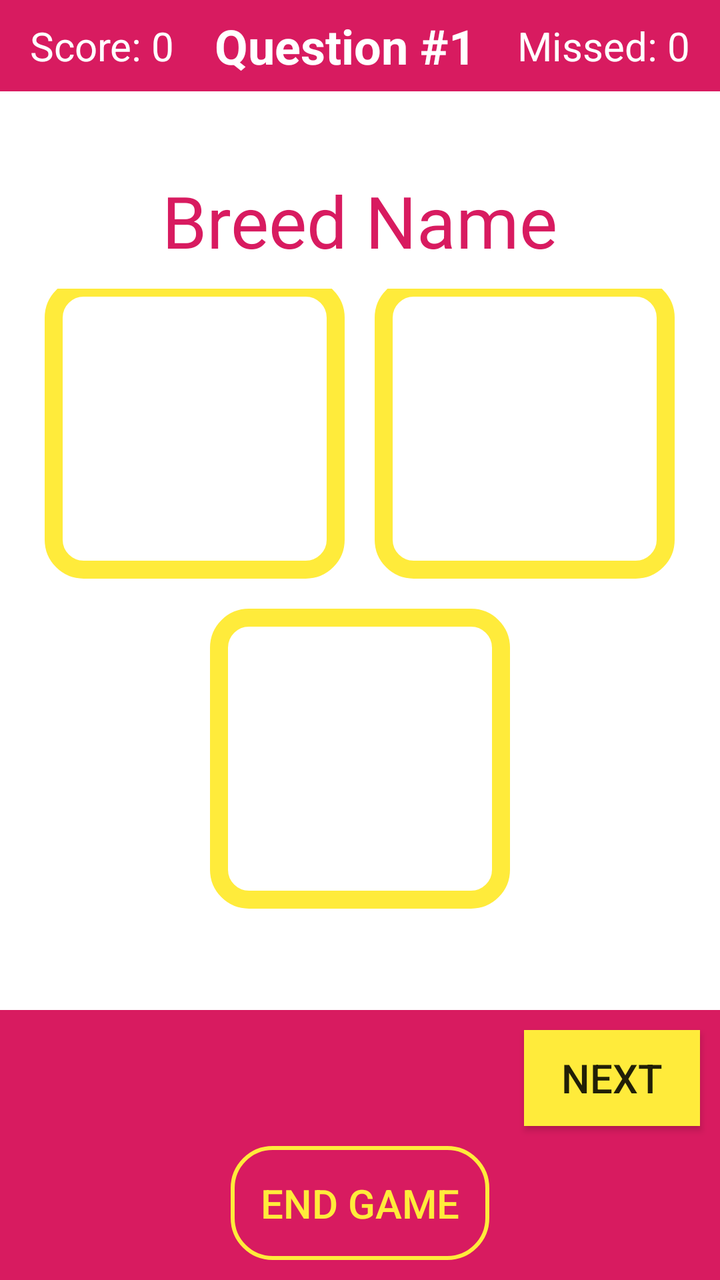
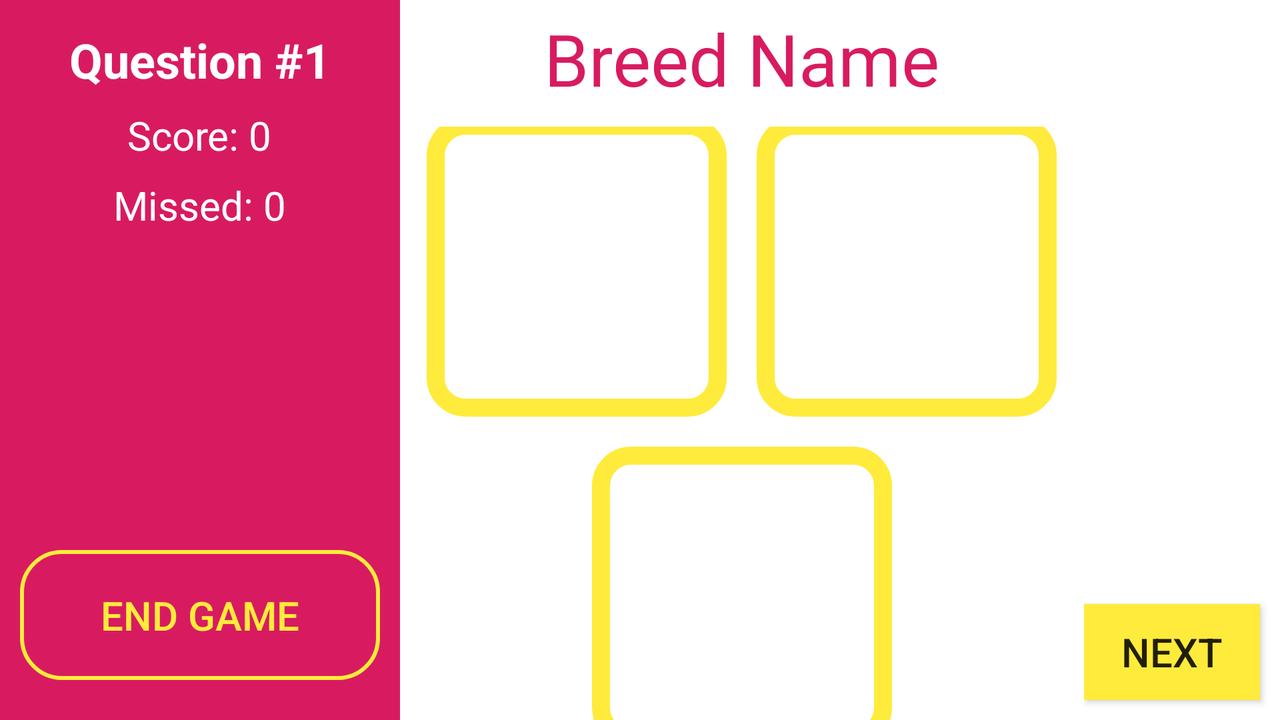

Compare how this app lays out the same screen by default and in its alternative resource folder. The renders come first, then the two layout files and the values they reference.
<!-- AndroidManifest.xml: application theme AppTheme.NoActionBar -->
<!-- res/layout/activity_guess_dog.xml -->
<?xml version="1.0" encoding="utf-8"?>

<LinearLayout xmlns:android="http://schemas.android.com/apk/res/android"
    xmlns:app="http://schemas.android.com/apk/res-auto"
    xmlns:tools="http://schemas.android.com/tools"
    android:layout_width="match_parent"
    android:layout_height="match_parent"
    android:background="@color/colorAccent"
    android:orientation="vertical"
    tools:context=".GuessDog">

    <LinearLayout
        android:layout_width="match_parent"
        android:layout_height="wrap_content"
        android:layout_weight="1"
        android:background="@color/colorAccent"
        android:orientation="horizontal"
        android:padding="5dp">


        <TextView
            android:id="@+id/score_lable"
            android:layout_width="wrap_content"
            android:layout_height="wrap_content"
            android:layout_gravity="center"
            android:layout_weight="1"
            android:gravity="center"
            android:text="@string/score_lable"
            android:textColor="@color/white"
            android:textSize="20sp" />

        <TextView
            android:id="@+id/q_number"
            android:layout_width="wrap_content"
            android:layout_height="wrap_content"
            android:textStyle="bold"
            android:layout_gravity="center"
            android:layout_weight="1"
            android:gravity="center"
            android:text="@string/question_number"
            android:textColor="@color/white"
            android:textSize="24sp" />


        <TextView
            android:id="@+id/missed_lable"
            android:layout_width="wrap_content"
            android:layout_height="wrap_content"
            android:layout_gravity="center"
            android:layout_weight="1"
            android:gravity="center"
            android:text="@string/missed_lable"
            android:textColor="@color/white"
            android:textSize="20sp" />


    </LinearLayout>

    <LinearLayout
        android:layout_width="match_parent"
        android:layout_height="wrap_content"
        android:layout_weight="1"
        android:background="@color/white"
        android:orientation="vertical">

        <TextView
            android:id="@+id/timer"
            android:layout_width="wrap_content"
            android:layout_height="wrap_content"
            android:layout_gravity="center"
            android:gravity="center"
            android:textSize="30sp" />


        <TextView
            android:id="@+id/breedNameQuest"
            android:layout_width="wrap_content"
            android:layout_height="wrap_content"
            android:layout_gravity="center"
            android:text="Breed Name"
            android:textColor="@color/colorAccent"
            android:textSize="36sp" />


        <LinearLayout
            android:layout_width="match_parent"
            android:layout_height="wrap_content"
            android:layout_marginTop="10dp"
            android:gravity="center_horizontal"
            android:orientation="horizontal">


            <ImageView
                android:id="@+id/img1"
                android:layout_width="150dp"
                android:padding="14dp"
                android:cropToPadding="true"
                android:layout_height="150dp"
                android:layout_gravity="center"
                android:layout_marginEnd="15dp"
                android:layout_marginRight="15dp"
                android:layout_marginBottom="10dp"
                android:background="@drawable/image_border5"
                android:onClick="onImageClick"
                android:scaleType="centerCrop"
                app:srcCompat="@mipmap/ic_launcher" />

            <ImageView
                android:id="@+id/img2"
                android:padding="14dp"
                android:cropToPadding="true"
                android:layout_width="150dp"
                android:layout_height="150dp"
                android:layout_gravity="center"
                android:layout_marginBottom="10dp"
                android:background="@drawable/image_border5"
                android:onClick="onImageClick"
                android:scaleType="centerCrop"
                app:srcCompat="@mipmap/ic_launcher" />

        </LinearLayout>


        <ImageView
            android:id="@+id/img3"
            android:padding="14dp"
            android:cropToPadding="true"
            android:layout_width="150dp"
            android:layout_height="150dp"
            android:layout_gravity="center"
            android:background="@drawable/image_border5"
            android:onClick="onImageClick"
            android:scaleType="centerCrop"
            app:srcCompat="@mipmap/ic_launcher" />

        <TextView
            android:padding="5dp"
            android:id="@+id/status_text"
            android:layout_width="wrap_content"
            android:layout_height="wrap_content"
            android:layout_gravity="center"
            android:layout_marginTop="5dp"
            android:textColor="#252222"
            android:textColorHint="#00FFFFFF"
            android:textColorLink="#2FFFFFFF"
            android:textSize="24sp"
            android:textStyle="bold"
            app:fontFamily="sans-serif" />

    </LinearLayout>


    <Button
        android:id="@+id/submit_btn"
        android:layout_width="wrap_content"
        android:layout_height="wrap_content"
        android:layout_gravity="end"
        android:layout_marginTop="10dp"
        android:layout_marginEnd="10dp"
        android:layout_marginRight="10dp"
        android:background="@color/yellow"
        android:text="Next"
        android:textSize="20sp" />


    <Button
        android:id="@+id/endgame2"
        android:layout_width="wrap_content"
        android:layout_height="wrap_content"
        android:layout_gravity="center"
        android:layout_marginTop="10dp"
        android:layout_marginBottom="10dp"
        android:background="@drawable/buttonstyle2"
        android:text="end game"
        android:textColor="@color/yellow"
        android:textSize="20sp"
        android:visibility="visible" />

</LinearLayout>
<!-- resources referenced by this layout -->
<resources>
  <color name="colorAccent">#D81B60</color>
  <color name="white">#FFFFFF</color>
  <color name="yellow">#FFEB3B</color>
  <!-- drawable buttonstyle2 (drawable) -->
  <?xml version="1.0" encoding="utf-8"?>
  
  <shape xmlns:android="http://schemas.android.com/apk/res/android">
  <stroke android:width="2dp" android:color="@color/yellow"/>
      <corners android:radius="20dp"/>
      <padding android:bottom="15dp" android:left="15dp" android:right="15dp" android:top="15dp"/>
  </shape>
  <!-- drawable image_border5 (drawable) -->
  <?xml version="1.0" encoding="utf-8"?>
  
  <shape xmlns:android="http://schemas.android.com/apk/res/android">
      <stroke
          android:width="9sp"
          android:color="@color/yellow"
          />
  
      <padding
          android:left="9sp"
          android:top="9sp"
          android:right="9sp"
          android:bottom="9sp"
          />
  
      <corners
          android:topLeftRadius="15sp"
          android:bottomLeftRadius="15sp"
          android:topRightRadius="15sp"
          android:bottomRightRadius="15sp"
          />
  
  </shape>
  <string name="missed_lable">Missed: 0</string>
  <string name="question_number">Question #1</string>
  <string name="score_lable">Score: 0</string>
  <style name="AppTheme.NoActionBar">
          <item name="windowActionBar">false</item>
          <item name="windowNoTitle">true</item>
          <item name="android:spinnerDropDownItemStyle">@style/mySpinnerItemStyle</item>
  
      </style>
  <style name="mySpinnerItemStyle" parent="@style/Widget.AppCompat.DropDownItem.Spinner">
          <item name="android:textSize">50dp</item>
          <item name="android:textColor">@color/colorPrimary</item>
      </style>
  <color name="colorPrimary">#008577</color>
</resources>
<!-- res/layout-land/activity_guess_dog.xml (the repository's variant of the layout above) -->
<!-- drawn on the phone turned sideways -->
<?xml version="1.0" encoding="utf-8"?>
<LinearLayout xmlns:android="http://schemas.android.com/apk/res/android"
    xmlns:app="http://schemas.android.com/apk/res-auto"
    xmlns:tools="http://schemas.android.com/tools"
    android:layout_width="match_parent"
    android:layout_height="match_parent"
    android:background="@color/colorAccent"
    android:orientation="horizontal"
    tools:context=".GuessDog">

    <LinearLayout
        android:layout_width="200dp"
        android:layout_height="match_parent"
        android:background="@color/colorAccent"
        android:orientation="vertical"
        android:layout_gravity="center_vertical"
        android:padding="10dp">




        <TextView
            android:layout_weight="1"
            android:id="@+id/q_number"
            android:layout_width="wrap_content"
            android:layout_height="wrap_content"
            android:layout_gravity="center"
            android:gravity="center"
            android:text="@string/question_number"
            android:textColor="@color/white"
            android:textStyle="bold"
            android:textSize="24sp" />



        <TextView
            android:layout_weight="1"
            android:id="@+id/score_lable"
            android:layout_width="wrap_content"
            android:layout_height="wrap_content"
            android:layout_gravity="center"
            android:gravity="center"
            android:text="@string/score_lable"
            android:textColor="@color/white"
            android:textSize="20sp" />


        <TextView
            android:layout_weight="1"
            android:id="@+id/missed_lable"
            android:layout_width="wrap_content"
            android:layout_height="wrap_content"
            android:layout_gravity="center"
            android:gravity="center"
            android:text="@string/missed_lable"
            android:textColor="@color/white"
            android:textSize="20sp" />
        <TextView
            android:layout_weight="1"
            android:padding="5dp"
            android:id="@+id/status_text"
            android:layout_width="wrap_content"
            android:layout_height="wrap_content"
            android:layout_gravity="center"
            android:textColor="#252222"
            android:shadowColor="#000"
            android:shadowRadius="5"
            android:shadowDx="5"
            android:shadowDy="5"
            android:textSize="24sp"
            android:textStyle="bold"
            app:fontFamily="sans-serif" />

        <TextView
            android:layout_weight="1"
            android:padding="10dp"
            android:textColor="@color/white"
            android:id="@+id/timer"
            android:layout_width="wrap_content"
            android:layout_height="wrap_content"
            android:layout_gravity="center"
            android:gravity="center"
            android:textSize="50sp" />




        <Button
            android:layout_weight="1"
            android:id="@+id/endgame2"
            android:layout_width="match_parent"
            android:layout_height="wrap_content"
            android:layout_gravity="center"
            android:layout_marginTop="10dp"
            android:layout_marginBottom="10dp"
            android:background="@drawable/buttonstyle2"
            android:text="end game"
            android:textColor="@color/yellow"
            android:textSize="20sp"
            android:visibility="visible" />


    </LinearLayout>

    <LinearLayout
        android:layout_width="match_parent"
        android:layout_height="match_parent"
        android:layout_weight="1"
        android:background="@color/white"
        android:orientation="vertical">




        <TextView
            android:id="@+id/breedNameQuest"
            android:layout_width="wrap_content"
            android:layout_marginTop="5dp"
            android:layout_height="wrap_content"
            android:layout_gravity="center"
            android:text="Breed Name"
            android:textColor="@color/colorAccent"
            android:textSize="36sp" />


        <LinearLayout
            android:layout_width="match_parent"
            android:layout_height="wrap_content"
            android:layout_marginTop="10dp"
            android:gravity="center_horizontal"
            android:orientation="horizontal">


            <ImageView
                android:id="@+id/img1"
                android:layout_width="150dp"
                android:padding="14dp"
                android:cropToPadding="true"
                android:layout_height="150dp"
                android:layout_gravity="center"
                android:layout_marginEnd="15dp"
                android:layout_marginRight="15dp"
                android:layout_marginBottom="10dp"
                android:background="@drawable/image_border5"
                android:onClick="onImageClick"
                android:scaleType="centerCrop"
                app:srcCompat="@mipmap/ic_launcher" />

            <ImageView
                android:id="@+id/img2"
                android:padding="14dp"
                android:cropToPadding="true"
                android:layout_width="150dp"
                android:layout_height="150dp"
                android:layout_gravity="center"
                android:layout_marginBottom="10dp"
                android:background="@drawable/image_border5"
                android:onClick="onImageClick"
                android:scaleType="centerCrop"
                app:srcCompat="@mipmap/ic_launcher" />

        </LinearLayout>


        <ImageView
            android:id="@+id/img3"
            android:padding="14dp"
            android:cropToPadding="true"
            android:layout_width="150dp"
            android:layout_height="150dp"
            android:layout_gravity="center"
            android:background="@drawable/image_border5"
            android:onClick="onImageClick"
            android:scaleType="centerCrop"
            app:srcCompat="@mipmap/ic_launcher" />



    </LinearLayout>

    <LinearLayout
        android:layout_width="wrap_content"
        android:layout_height="match_parent"
        android:background="@color/white"
        android:gravity="bottom"
        android:orientation="vertical">
    <Button
        android:id="@+id/submit_btn"
        android:layout_width="wrap_content"
        android:layout_height="wrap_content"
        android:layout_gravity="bottom"
        android:layout_marginBottom="10dp"
        android:layout_marginEnd="10dp"
        android:layout_marginRight="10dp"
        android:background="@color/yellow"
        android:text="Next"
        android:textSize="20sp" />

    </LinearLayout>




</LinearLayout>
